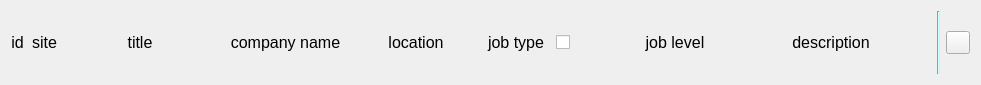
<?xml version="1.0" encoding="UTF-8"?>
<ui version="4.0">
 <class>Frame</class>
 <widget class="QFrame" name="Frame">
  <property name="geometry">
   <rect>
    <x>0</x>
    <y>0</y>
    <width>976</width>
    <height>85</height>
   </rect>
  </property>
  <property name="windowTitle">
   <string>Frame</string>
  </property>
  <property name="styleSheet">
   <string notr="true">QFrame {
    font-family: &quot;Segoe UI&quot;;
    font-size: 12pt;
}</string>
  </property>
  <layout class="QHBoxLayout" name="horizontalLayout">
   <item alignment="Qt::AlignmentFlag::AlignHCenter">
    <widget class="QLabel" name="label_id">
     <property name="maximumSize">
      <size>
       <width>40</width>
       <height>16777215</height>
      </size>
     </property>
     <property name="text">
      <string>id</string>
     </property>
     <property name="alignment">
      <set>Qt::AlignmentFlag::AlignCenter</set>
     </property>
    </widget>
   </item>
   <item alignment="Qt::AlignmentFlag::AlignHCenter">
    <widget class="QLabel" name="label_site">
     <property name="minimumSize">
      <size>
       <width>29</width>
       <height>0</height>
      </size>
     </property>
     <property name="text">
      <string>site</string>
     </property>
     <property name="alignment">
      <set>Qt::AlignmentFlag::AlignCenter</set>
     </property>
    </widget>
   </item>
   <item alignment="Qt::AlignmentFlag::AlignHCenter">
    <widget class="QLabel" name="label_title">
     <property name="sizePolicy">
      <sizepolicy hsizetype="Preferred" vsizetype="Preferred">
       <horstretch>0</horstretch>
       <verstretch>0</verstretch>
      </sizepolicy>
     </property>
     <property name="minimumSize">
      <size>
       <width>150</width>
       <height>0</height>
      </size>
     </property>
     <property name="text">
      <string>title</string>
     </property>
     <property name="alignment">
      <set>Qt::AlignmentFlag::AlignCenter</set>
     </property>
    </widget>
   </item>
   <item alignment="Qt::AlignmentFlag::AlignHCenter">
    <widget class="QLabel" name="label_company_name">
     <property name="minimumSize">
      <size>
       <width>129</width>
       <height>0</height>
      </size>
     </property>
     <property name="text">
      <string>company name</string>
     </property>
     <property name="alignment">
      <set>Qt::AlignmentFlag::AlignCenter</set>
     </property>
    </widget>
   </item>
   <item alignment="Qt::AlignmentFlag::AlignHCenter">
    <widget class="QLabel" name="label_location">
     <property name="minimumSize">
      <size>
       <width>120</width>
       <height>0</height>
      </size>
     </property>
     <property name="text">
      <string>location</string>
     </property>
     <property name="alignment">
      <set>Qt::AlignmentFlag::AlignCenter</set>
     </property>
    </widget>
   </item>
   <item alignment="Qt::AlignmentFlag::AlignHCenter">
    <widget class="QLabel" name="label_job_type">
     <property name="minimumSize">
      <size>
       <width>68</width>
       <height>0</height>
      </size>
     </property>
     <property name="text">
      <string>job type</string>
     </property>
     <property name="alignment">
      <set>Qt::AlignmentFlag::AlignCenter</set>
     </property>
    </widget>
   </item>
   <item alignment="Qt::AlignmentFlag::AlignHCenter">
    <widget class="QCheckBox" name="checkBox_is_remote">
     <property name="sizePolicy">
      <sizepolicy hsizetype="Fixed" vsizetype="Fixed">
       <horstretch>0</horstretch>
       <verstretch>0</verstretch>
      </sizepolicy>
     </property>
     <property name="minimumSize">
      <size>
       <width>63</width>
       <height>0</height>
      </size>
     </property>
     <property name="layoutDirection">
      <enum>Qt::LayoutDirection::LeftToRight</enum>
     </property>
     <property name="text">
      <string/>
     </property>
    </widget>
   </item>
   <item alignment="Qt::AlignmentFlag::AlignHCenter">
    <widget class="QLabel" name="label_job_level">
     <property name="minimumSize">
      <size>
       <width>100</width>
       <height>0</height>
      </size>
     </property>
     <property name="text">
      <string>job level</string>
     </property>
     <property name="alignment">
      <set>Qt::AlignmentFlag::AlignCenter</set>
     </property>
    </widget>
   </item>
   <item alignment="Qt::AlignmentFlag::AlignHCenter">
    <widget class="QLabel" name="label_description">
     <property name="minimumSize">
      <size>
       <width>200</width>
       <height>0</height>
      </size>
     </property>
     <property name="maximumSize">
      <size>
       <width>200</width>
       <height>16777215</height>
      </size>
     </property>
     <property name="text">
      <string>description</string>
     </property>
     <property name="alignment">
      <set>Qt::AlignmentFlag::AlignCenter</set>
     </property>
    </widget>
   </item>
   <item>
    <widget class="Line" name="line">
     <property name="styleSheet">
      <string notr="true">background-color: rgb(170, 255, 255);</string>
     </property>
     <property name="orientation">
      <enum>Qt::Orientation::Vertical</enum>
     </property>
    </widget>
   </item>
   <item>
    <widget class="QToolButton" name="toolButton_open_link">
     <property name="text">
      <string/>
     </property>
    </widget>
   </item>
  </layout>
 </widget>
 <resources/>
 <connections/>
</ui>
